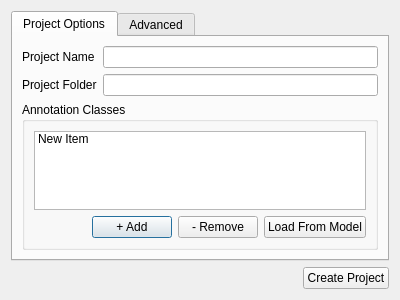
<?xml version="1.0" encoding="UTF-8"?>
<ui version="4.0">
 <class>NewProjectDialog</class>
 <widget class="QDialog" name="NewProjectDialog">
  <property name="geometry">
   <rect>
    <x>0</x>
    <y>0</y>
    <width>400</width>
    <height>300</height>
   </rect>
  </property>
  <property name="windowTitle">
   <string>New Project</string>
  </property>
  <layout class="QVBoxLayout" name="verticalLayout">
   <item>
    <widget class="QTabWidget" name="tabWidget">
     <property name="currentIndex">
      <number>0</number>
     </property>
     <widget class="QWidget" name="tab">
      <attribute name="title">
       <string>Project Options</string>
      </attribute>
      <layout class="QVBoxLayout" name="verticalLayout_2">
       <item>
        <layout class="QFormLayout" name="formLayout">
         <item row="0" column="0">
          <widget class="QLabel" name="label_2">
           <property name="text">
            <string>Project Name</string>
           </property>
          </widget>
         </item>
         <item row="0" column="1">
          <widget class="QLineEdit" name="projectName"/>
         </item>
         <item row="1" column="0">
          <widget class="QLabel" name="label_3">
           <property name="text">
            <string>Project Folder</string>
           </property>
          </widget>
         </item>
         <item row="1" column="1">
          <widget class="QLineEdit" name="projectFolder">
           <property name="autoFillBackground">
            <bool>false</bool>
           </property>
           <property name="text">
            <string/>
           </property>
           <property name="readOnly">
            <bool>true</bool>
           </property>
           <property name="clearButtonEnabled">
            <bool>false</bool>
           </property>
          </widget>
         </item>
        </layout>
       </item>
       <item>
        <widget class="QGroupBox" name="groupBox">
         <property name="title">
          <string>Annotation Classes</string>
         </property>
         <layout class="QVBoxLayout" name="verticalLayout_3">
          <item>
           <widget class="QListWidget" name="annotationClassList">
            <item>
             <property name="text">
              <string>New Item</string>
             </property>
             <property name="flags">
              <set>ItemIsSelectable|ItemIsEditable|ItemIsDragEnabled|ItemIsUserCheckable|ItemIsEnabled</set>
             </property>
            </item>
           </widget>
          </item>
          <item>
           <layout class="QHBoxLayout" name="horizontalLayout_3">
            <item>
             <spacer name="horizontalSpacer">
              <property name="orientation">
               <enum>Qt::Orientation::Horizontal</enum>
              </property>
              <property name="sizeHint" stdset="0">
               <size>
                <width>40</width>
                <height>20</height>
               </size>
              </property>
             </spacer>
            </item>
            <item>
             <widget class="QPushButton" name="addAnnotationClass">
              <property name="text">
               <string>+ Add</string>
              </property>
             </widget>
            </item>
            <item>
             <widget class="QPushButton" name="removeAnnotationClass">
              <property name="text">
               <string>- Remove</string>
              </property>
             </widget>
            </item>
            <item>
             <widget class="QPushButton" name="loadAnnotationClasses">
              <property name="text">
               <string>Load From Model</string>
              </property>
             </widget>
            </item>
           </layout>
          </item>
         </layout>
        </widget>
       </item>
      </layout>
     </widget>
     <widget class="QWidget" name="tab_2">
      <attribute name="title">
       <string>Advanced</string>
      </attribute>
      <layout class="QVBoxLayout" name="verticalLayout_4">
       <item>
        <widget class="QWidget" name="widget" native="true"/>
       </item>
      </layout>
     </widget>
    </widget>
   </item>
   <item>
    <layout class="QHBoxLayout" name="horizontalLayout_4">
     <item>
      <spacer name="horizontalSpacer_2">
       <property name="orientation">
        <enum>Qt::Orientation::Horizontal</enum>
       </property>
       <property name="sizeHint" stdset="0">
        <size>
         <width>40</width>
         <height>20</height>
        </size>
       </property>
      </spacer>
     </item>
     <item>
      <widget class="QPushButton" name="createProject">
       <property name="text">
        <string>Create Project</string>
       </property>
       <property name="default">
        <bool>false</bool>
       </property>
       <property name="flat">
        <bool>false</bool>
       </property>
      </widget>
     </item>
    </layout>
   </item>
  </layout>
 </widget>
 <resources/>
 <connections/>
</ui>
